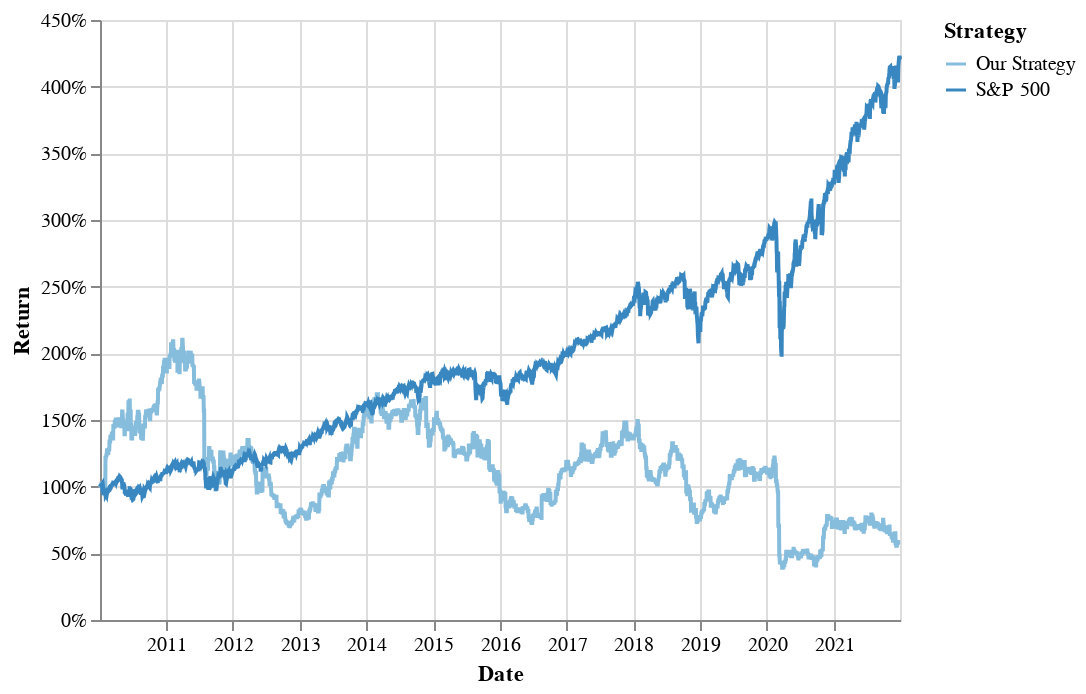

The cell this chart's notebook holds for it:
### Code cell
alt.Chart(combined_bad).mark_line().encode(
    alt.X('Date:T'),
    alt.Y('Return:Q', axis=alt.Axis(format='%')),
    alt.Color('Strategy:O'),
    tooltip=['Date:T', 'Return:Q', 'Strategy:O']
)

### Figure 1 — Vega-Lite specification as saved in the notebook (floating-point values rounded to 4 significant figures; data arrays with more than 128 entries replaced by an {"elided": "..."} marker saying what was removed)
{"config": {"view": {"continuousWidth": 400, "continuousHeight": 300}}, "data": {"name": "data-a42fa7cda62d30ade1f9d0ac1af2c814"}, "mark": "line", "encoding": {"color": {"field": "Strategy", "type": "ordinal"}, "tooltip": [{"field": "Date", "type": "temporal"}, {"field": "Return", "type": "quantitative"}, {"field": "Strategy", "type": "ordinal"}], "x": {"field": "Date", "type": "temporal"}, "y": {"axis": {"format": "%"}, "field": "Return", "type": "quantitative"}}, "$schema": "https://vega.github.io/schema/vega-lite/v4.17.0.json", "datasets": {"data-a42fa7cda62d30ade1f9d0ac1af2c814": {"elided": "6042 records"}}}
